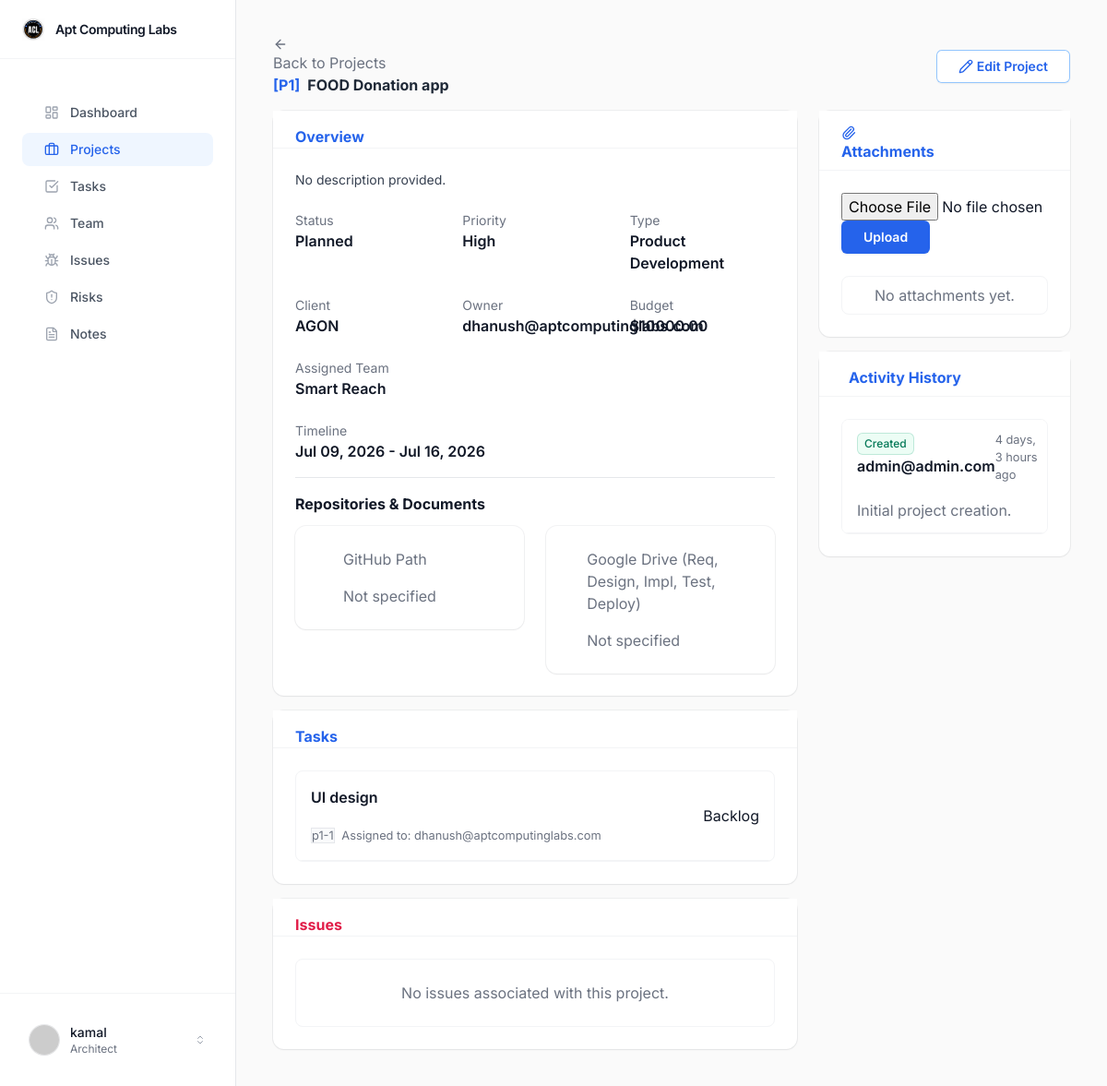
/projects/8/ (signed in), run on an earlier commit of the app's database.
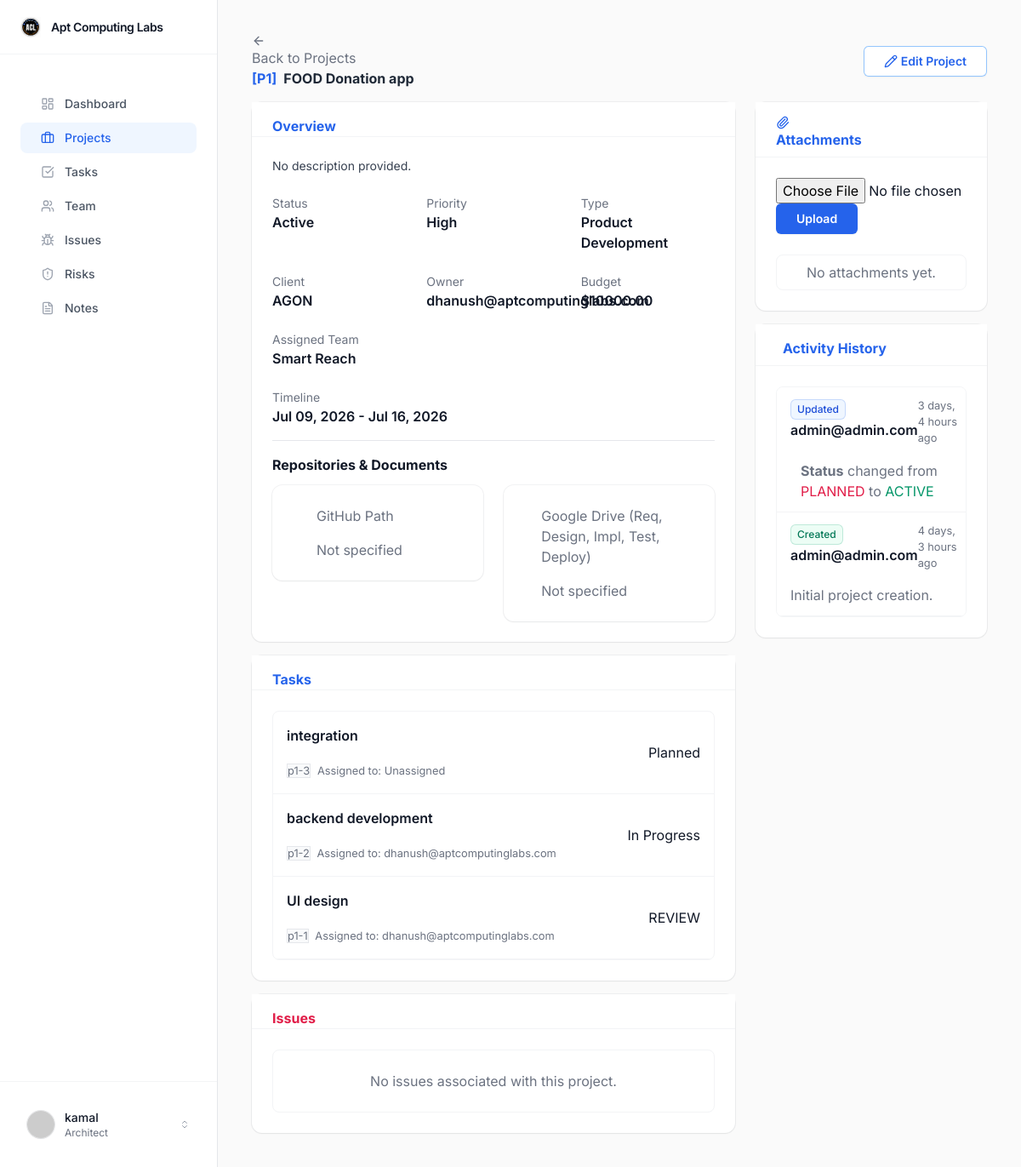
And on a later commit of the database.
### projects/models.py (models this page shows, shortened)
class Project(BaseModel):
    PROJECT_TYPES = [
        ('AUTOMATION', 'Automation'),
        ('PRODUCT', 'Product Development'),
        ('SECURITY', 'Cyber Security'),
        ('AI', 'AI Platform'),
        ('RESEARCH', 'Research'),
        ('INTERNAL', 'Internal'),
        ('AGENTIC_AI', 'Agentic AI'),
        ('AUTOMOTIVE', 'Automotive'),
    ]
    STATUS_CHOICES = [
        ('PLANNED', 'Planned'),
        ('ACTIVE', 'Active'),
        ('ON_HOLD', 'On Hold'),
        ('COMPLETED', 'Completed'),
        ('CANCELLED', 'Cancelled'),
    ]
    PRIORITY_CHOICES = [
        ('CRITICAL', 'Critical'),
        ('HIGH', 'High'),
        ('MEDIUM', 'Medium'),
        ('LOW', 'Low'),
    ]
    name = models.CharField(max_length=255)
    code = models.CharField(max_length=50, unique=True)
    description = models.TextField(blank=True)
    client = models.CharField(max_length=255, blank=True)
    category = models.CharField(max_length=100, blank=True)
    project_type = models.CharField(max_length=20, choices=PROJECT_TYPES)
    start_date = models.DateField(null=True, blank=True)
    end_date = models.DateField(null=True, blank=True)
    status = models.CharField(max_length=20, choices=STATUS_CHOICES, default='PLANNED')
    priority = models.CharField(max_length=20, choices=PRIORITY_CHOICES, default='MEDIUM')
    budget = models.DecimalField(max_digits=12, decimal_places=2, null=True, blank=True)
    github_url = models.URLField(blank=True, null=True, help_text="Link to GitHub repository")
    gdrive_url = models.URLField(blank=True, null=True, help_text="Link to Google Drive folder (containing Requirement, Design, Implementation, Testing, Deployment)")
    owner = models.ForeignKey(settings.AUTH_USER_MODEL, on_delete=models.SET_NULL, null=True, related_name='owned_projects')
    team = models.ForeignKey('teams.Team', on_delete=models.SET_NULL, null=True, blank=True, related_name='projects')
    attachments = GenericRelation('core.Attachment')
    def __init__(self, *args, **kwargs):
        super().__init__(*args, **kwargs)
        self._original_state = self._get_current_state()
    def _get_current_state(self):
        return {
            'name': self.__dict__.get('name'),
            'status': self.__dict__.get('status'),
            'priority': self.__dict__.get('priority'),
            'owner_id': self.__dict__.get('owner_id'),
            'budget': self.__dict__.get('budget'),
            'start_date': self.__dict__.get('start_date'),
            'end_date': self.__dict__.get('end_date'),
        }

### tasks/models.py (models this page shows, shortened)
class Task(BaseModel):
    STATUS_CHOICES = [
        ('BACKLOG', 'Backlog'),
        ('PLANNED', 'Planned'),
        ('IN_PROGRESS', 'In Progress'),
        ('IN_REVIEW', 'In Review'),
        ('TESTING', 'Testing'),
        ('BLOCKED', 'Blocked'),
        ('COMPLETED', 'Completed'),
    ]
    PRIORITY_CHOICES = [
        ('CRITICAL', 'Critical'),
        ('HIGH', 'High'),
        ('MEDIUM', 'Medium'),
        ('LOW', 'Low'),
    ]
    task_id = models.CharField(max_length=50, unique=True)
    project = models.ForeignKey(Project, on_delete=models.CASCADE, related_name='tasks')
    sprint = models.ForeignKey(Sprint, on_delete=models.SET_NULL, null=True, blank=True, related_name='tasks')
    title = models.CharField(max_length=255)
    description = models.TextField(blank=True)
    assignee = models.ForeignKey(settings.AUTH_USER_MODEL, on_delete=models.SET_NULL, null=True, blank=True, related_name='assigned_tasks')
    reporter = models.ForeignKey(settings.AUTH_USER_MODEL, on_delete=models.SET_NULL, null=True, blank=True, related_name='reported_tasks')
    priority = models.CharField(max_length=20, choices=PRIORITY_CHOICES, default='MEDIUM')
    story_points = models.IntegerField(default=0)
    status = models.CharField(max_length=20, choices=STATUS_CHOICES, default='BACKLOG')
    due_date = models.DateField(null=True, blank=True)
    actual_completion_date = models.DateField(null=True, blank=True)
    github_url = models.URLField(blank=True, null=True, help_text="Link to GitHub repository/PR")
    gdrive_url = models.URLField(blank=True, null=True, help_text="Link to Google Drive documents")
    attachments = GenericRelation('core.Attachment')
    def __init__(self, *args, **kwargs):
        super().__init__(*args, **kwargs)
        self._original_state = self._get_current_state()
    def _get_current_state(self):
        return {
            'title': self.__dict__.get('title'),
            'status': self.__dict__.get('status'),
            'priority': self.__dict__.get('priority'),
            'assignee_id': self.__dict__.get('assignee_id'),
            'story_points': self.__dict__.get('story_points'),
            'due_date': self.__dict__.get('due_date'),
        }

### core/models.py (models this page shows, shortened)
class BaseModel(models.Model):
    id = models.BigAutoField(primary_key=True)
    uuid = models.UUIDField(default=uuid.uuid4, editable=False, unique=True)
    created_at = models.DateTimeField(auto_now_add=True)
    updated_at = models.DateTimeField(auto_now=True)
    created_by = models.ForeignKey('core.User', on_delete=models.SET_NULL, null=True, blank=True, related_name="%(app_label)s_%(class)s_created")
    updated_by = models.ForeignKey('core.User', on_delete=models.SET_NULL, null=True, blank=True, related_name="%(app_label)s_%(class)s_updated")
    is_active = models.BooleanField(default=True)
    class Meta:
        abstract = True

class User(AbstractUser, BaseModel):
    username = None # Remove username field
    email = models.EmailField(_('email address'), unique=True)
    roles = models.ManyToManyField(Role, blank=True, related_name='users')
    team = models.ForeignKey('teams.Team', on_delete=models.SET_NULL, null=True, blank=True, related_name='team_users')
    avatar = models.ImageField(upload_to='avatars/', null=True, blank=True)
    interested_topics = models.CharField(max_length=255, blank=True, help_text="Comma-separated topics of interest")
    daily_news_cache = models.JSONField(default=list, blank=True)
    news_last_fetched = models.DateField(null=True, blank=True)
    USERNAME_FIELD = 'email'
    REQUIRED_FIELDS = []
    objects = CustomUserManager()

class AuditLog(models.Model):
    ACTION_CHOICES = [
        ('CREATE', 'Create'),
        ('UPDATE', 'Update'),
        ('DELETE', 'Delete'),
    ]
    action = models.CharField(max_length=10, choices=ACTION_CHOICES)
    model_name = models.CharField(max_length=100)
    object_id = models.CharField(max_length=100)
    user = models.ForeignKey(settings.AUTH_USER_MODEL, on_delete=models.SET_NULL, null=True, blank=True)
    timestamp = models.DateTimeField(auto_now_add=True)
    changes = models.JSONField(default=dict, blank=True)

### teams/models.py (models this page shows, shortened)
class Team(BaseModel):
    name = models.CharField(max_length=150, unique=True)
    description = models.TextField(blank=True)
    lead = models.ForeignKey(settings.AUTH_USER_MODEL, on_delete=models.SET_NULL, null=True, blank=True, related_name='led_teams')
    capacity = models.DecimalField(max_digits=5, decimal_places=2, default=0.0, help_text="Total team capacity in story points or hours")
    velocity = models.DecimalField(max_digits=5, decimal_places=2, default=0.0, help_text="Average team velocity")

### projects/views.py (the view)
# urls.py: path('<int:pk>/', views.project_detail, name='project_detail'),
@login_required
def project_detail(request, pk):
    project = get_object_or_404(Project, pk=pk)
    activities = AuditLog.objects.filter(
        model_name='Project',
        object_id=str(project.pk)
    ).order_by('-timestamp')
    return render(request, 'projects/detail.html', {
        'project': project,
        'activities': activities,
        'tasks': project.tasks.all().order_by('-created_at'),
        'issues': project.issues.all().order_by('-created_at'),
    })

### ai_assistant/permissions.py (called while the page is built)
def is_pia_system_admin(user):
    if not user.is_authenticated:
        return False
    if user.is_staff or user.is_superuser:
        return True
    return user.roles.filter(name='System Admin').exists()

### ai_assistant/templatetags/pia_permissions.py (called while the page is built)
@register.filter
def is_pia_system_admin_user(user):
    return is_pia_system_admin(user)

### templates/projects/detail.html (shortened to what the changed rows need)
{% extends 'base.html' %}
{% block content %}
<div class="flex justify-between items-center mb-4">
    <div>
        <a href="{% url 'project_list' %}" class="text-decoration-none text-gray-500 mb-4 d-inline-block"><i data-lucide="arrow-left" class="w-4 h-4"></i> Back to Projects</a>
        <h2 class="h3 mb-0 text-gray-800 font-bold">
            <span class="text-brand-600 mr-2">[{{ project.code }}]</span>{{ project.name }}
        </h2>
    </div>
</div>
<div class="grid grid-cols-1 lg:grid-cols-12 gap-6">
    <div class="lg:col-span-8">
        <div class="bg-white shadow-soft ring-1 ring-gray-900/5 rounded-xl shadow-soft border-none mb-4">
            <div class="p-6">
                <div class="grid grid-cols-1 sm:grid-cols-2 md:grid-cols-3 gap-6">
                    <div class="flex flex-col">
                        <div class="text-gray-500 text-sm">Status</div>
                        <div class="font-semibold">{{ project.get_status_display }}</div>
                    </div>
                    <div class="flex flex-col">
                        <div class="text-gray-500 text-sm">Priority</div>
                        <div class="font-semibold">{{ project.get_priority_display }}</div>
                    </div>
                    <div class="flex flex-col">
                        <div class="text-gray-500 text-sm">Type</div>
                        <div class="font-semibold">{{ project.get_project_type_display }}</div>
                    </div>
                    <div class="flex flex-col">
                        <div class="text-gray-500 text-sm">Client</div>
                        <div class="font-semibold">{{ project.client|default:"-" }}</div>
                    </div>
                    <div class="flex flex-col">
                        <div class="text-gray-500 text-sm">Owner</div>
                        <div class="font-semibold">{{ project.owner.email|default:"Unassigned" }}</div>
                    </div>
                    <div class="flex flex-col">
                        <div class="text-gray-500 text-sm">Budget</div>
                        <div class="font-semibold">{% if project.budget %}${{ project.budget }}{% else %}-{% endif %}</div>
                    </div>
                    <div class="flex flex-col">
                        <div class="text-gray-500 text-sm">Assigned Team</div>
                        <div class="font-semibold">{{ project.team.name|default:"Unassigned" }}</div>
                    </div>
                    <div class="flex flex-col sm:col-span-2 md:col-span-3">
                        <div class="text-gray-500 text-sm">Timeline</div>
                        <div class="font-semibold">
                            {{ project.start_date|date:"M d, Y"|default:"TBD" }} - {{ project.end_date|date:"M d, Y"|default:"TBD" }}
                        </div>
                    </div>
                </div>
            </div>
        </div>
        <div class="bg-white shadow-soft ring-1 ring-gray-900/5 rounded-xl shadow-soft border-none mb-4">
            <div class="p-6 p-0">
                <div class="border border-gray-100 rounded-lg overflow-hidden border border-gray-100 rounded-lg overflow-hidden-flush">
                    {% for task in tasks %}
                    <a href="{% url 'task_detail' task.pk %}" class="flex justify-between items-center p-4 border-b border-gray-100 hover:bg-gray-50 transition-colors">
                        <div>
                            <h6 class="mb-4 font-semibold text-dark">{{ task.title }}</h6>
                            <small class="text-gray-500"><span class="badge bg-gray-50 text-dark border mr-1">{{ task.task_id }}</span> Assigned to: {{ task.assignee.email|default:"Unassigned" }}</small>
                        </div>
                        <span class="badge {% if task.status == 'BACKLOG' %}bg-secondary{% elif task.status == 'IN_PROGRESS' %}bg-primary{% elif task.status == 'REVIEW' %}bg-info{% else %}bg-success{% endif %} rounded-full">
                            {{ task.get_status_display }}
                        </span>
                    </a>
                    {% empty %}
                    <div class="p-6 text-center text-gray-500">No tasks associated with this project.</div>
                    {% endfor %}
                </div>
            </div>
        </div>
    </div>
    <div class="lg:col-span-4">
        <div class="bg-white shadow-soft ring-1 ring-gray-900/5 rounded-xl shadow-soft border-none h-100">
            <div class="p-6 p-0">
                <div class="border border-gray-100 rounded-lg overflow-hidden border border-gray-100 rounded-lg overflow-hidden-flush" style="max-height: 600px; overflow-y: auto;">
                    {% for activity in activities %}
                    <div class="block px-4 py-3 border-b border-gray-100 bg-white hover:bg-gray-50 transition-colors p-6">
                        <div class="flex w-100 justify-between mb-4">
                            <h6 class="mb-0 font-semibold text-dark">
                                {% if activity.action == 'CREATE' %}
                                    <span class="inline-flex items-center rounded-md bg-emerald-50 px-2 py-1 text-xs font-medium text-emerald-700 ring-1 ring-inset ring-emerald-600/20 rounded-full mr-1">Created</span>
                                {% elif activity.action == 'UPDATE' %}
                                    <span class="inline-flex items-center rounded-md bg-brand-50 px-2 py-1 text-xs font-medium text-brand-700 ring-1 ring-inset ring-brand-600/20 rounded-full mr-1">Updated</span>
                                {% else %}
                                    <span class="inline-flex items-center rounded-md bg-rose-50 px-2 py-1 text-xs font-medium text-rose-700 ring-1 ring-inset ring-rose-600/20 rounded-full mr-1">{{ activity.action }}</span>
                                {% endif %}
                                {{ activity.user.first_name|default:activity.user.email|default:"System" }}
                            </h6>
                            <small class="text-gray-500">{{ activity.timestamp|timesince }} ago</small>
                        </div>
                        <div class="small text-gray-500 mt-4">
                            {% if activity.action == 'CREATE' %}
                                Initial project creation.
                            {% else %}
                                <ul class="mb-0 ps-3">
                                {% for field, change in activity.changes.items %}
                                    <li><strong>{{ field|title }}</strong> changed from <span class="text-rose-600 text-decoration-line-through">{{ change.old }}</span> to <span class="text-emerald-600">{{ change.new }}</span></li>
                                {% endfor %}
                                </ul>
                            {% endif %}
                        </div>
                    </div>
                    {% empty %}
                    <div class="text-center text-gray-500 p-6">No activity history yet.</div>
                    {% endfor %}
                </div>
            </div>
        </div>
    </div>
</div>
{% endblock %}

What changed in the data, as far as the page shows it:
changed Project "FOOD Donation app": status "Planned" → "Active"
added Task: title "integration", task_id "p1-3", assignee.email "Unassigned", status "Planned"
added Task: title "backend development", task_id "p1-2", assignee.email "dhanush@aptcomputinglabs.com", status "In Progress"
changed Task "UI design": status "Backlog" → "REVIEW"
added AuditLog: action "Updated", user.first_name "admin@admin.com", timestamp "3 days, 4 hours", changes "Status", old "PLANNED", new "ACTIVE"
